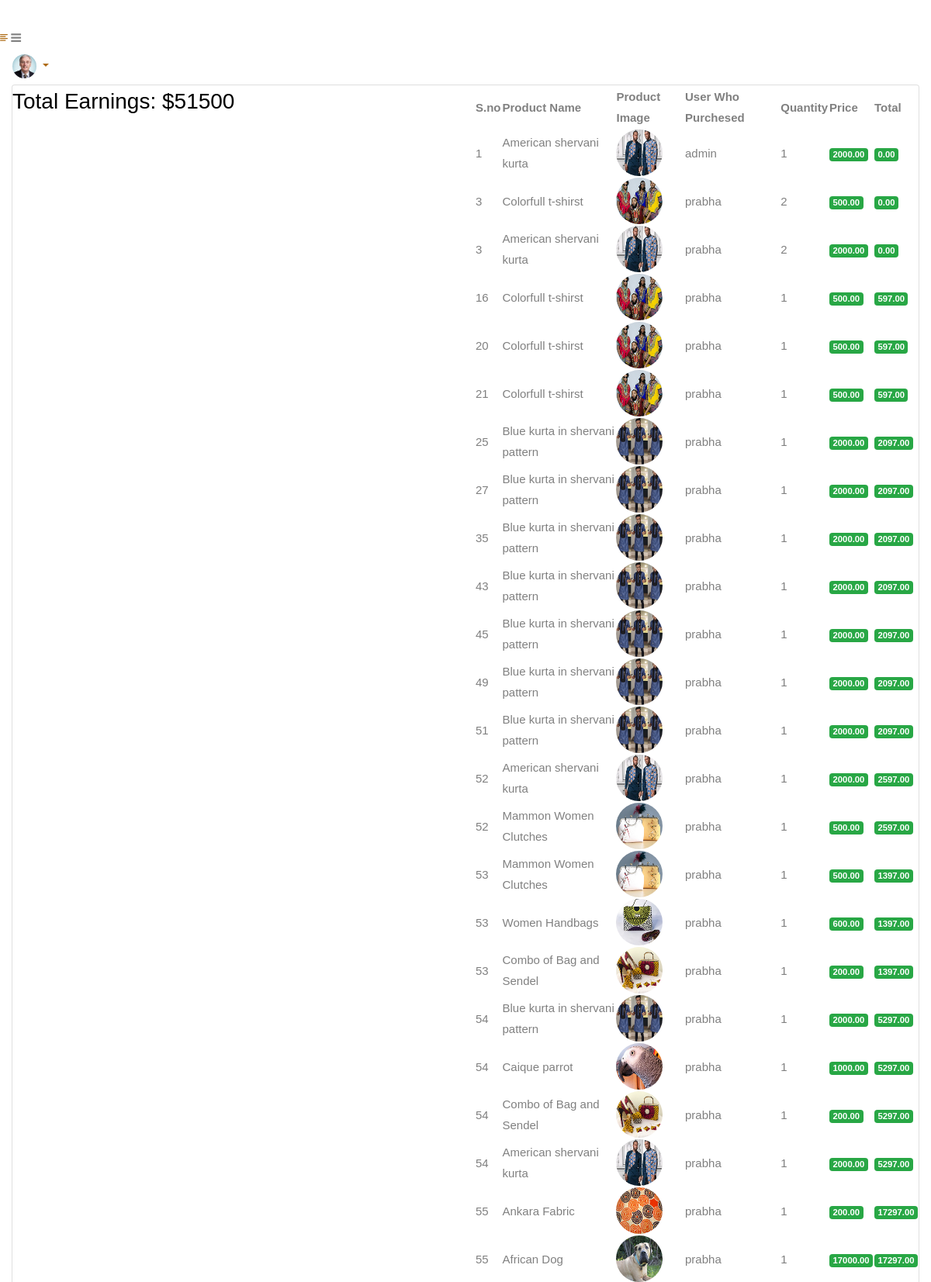
Screenshot of /earning_admin (upper part) with the database file from the repository.
### myapp/models.py (models this page shows, shortened)
class Order(models.Model):
    user = models.ForeignKey(User, on_delete=models.CASCADE)
    created_at = models.DateTimeField(auto_now_add=True)
    shipping_address = models.ForeignKey(Adres, on_delete=models.SET_NULL, null=True, blank=True)
    total_price = models.DecimalField(max_digits=10, decimal_places=2)
    status = models.CharField(max_length=20,default='pending')

class OrderItem(models.Model):
    order = models.ForeignKey(Order, on_delete=models.CASCADE)
    product = models.ForeignKey(Product, on_delete=models.CASCADE)
    quantity = models.PositiveIntegerField()
    unit_price = models.DecimalField(max_digits=10, decimal_places=2)

class Product(models.Model):
    user = models.ForeignKey(User, on_delete=models.CASCADE, default=1)
    name = models.CharField(max_length=100)
    price = models.IntegerField(default=0)
    category = models.ForeignKey(Category, on_delete=models.CASCADE, default=1)
    description = models.CharField(max_length=200, default='' , null=True , blank=True)
    image = models.ImageField(upload_to='products')
    def total_earnings(self):
        order_items = OrderItem.objects.filter(product=self)
        total_quantity_sold = sum(item.quantity for item in order_items)
        return total_quantity_sold * self.price

class User(AbstractBaseUser, PermissionsMixin):
    email = models.EmailField(unique=True, verbose_name='Email Address')
    username = models.CharField(max_length=256)
    is_active = models.BooleanField(default=True)
    is_staff = models.BooleanField(default=False)
    is_admin = models.BooleanField(default=False)
    is_superuser = models.BooleanField(default=False)
    SUPERUSER = '1'
    VENDER = '2'
    ADDUSER = '3'
    BLOGER = '4'
    User_type=(
        ('Superuser','SUPERUSER'),
        ('AddUser','ADDUSER'),
        ('Vender','VENDER'),
        ('Bloger','BLOGER'),
    )
    user_type_data = (('Bloger','BLOGER'), ( VENDER, "Vender"), (ADDUSER, "AddUser"), (SUPERUSER, "Superuser"))
    user_type = models.CharField( choices=user_type_data, max_length=10,default='1')
    USERNAME_FIELD = 'email'
    REQUIRED_FIELDS = ['username']
    objects = UserManager()
    class Meta:
        db_table = 'user_profile'
    def __str__(self):
        return f'{self.username} '

### myapp/views.py (the view)
# urls.py: path('earning_admin', views.earning_admin,name='earning_admin'),
def earning_admin(request):
    user_orders = Order.objects.all()
    user_products = Product.objects.all()
    total_earnings = sum(product.total_earnings() for product in user_products)
    return render(request, 'earning_admin.html',{'user_products':user_products, 'total_earnings':total_earnings, 'user_orders':user_orders})

### templates/earning_admin.html (shortened to what this page needs)
{% extends 'base.html'%}
{% load widget_tweaks %}
{% load static %}
{% block content%}
<div class="page-wrapper">
    <div class="content container-fluid">
        <div class="page-header">
            <div class="row">
                <div class="col-sm-12">
                    <div class="card full-header">
                        <div class="users">
                            <h3 class="page-title">Total Earnings: ${{ total_earnings }}</h3>
                        </div>
                        <div class="user-box">
                            <div class="datatables">
                                <table id="example" class="display nowrap" style="width:100%">
                                    <thead>
                                        <tr>
                                            <th>S.no</th>
                                            <th>Product Name</th>
                                            <th>Product Image</th>
                                            <th>User Who Purchesed</th>
                                            <th>Quantity</th>
                                            <th>Price</th>
                                            <th>Total</th>
                                        </tr>
                                    </thead>
                                    <tbody>
                                        <tr class="even">
                                            {% for order in user_orders %}
                                            {% for item in order.orderitem_set.all %}
                                            <td>{{ order.id }}</td>
                                            <td>{{item.product.name}}</td>
                                            <td><img class="rounded-circle" src="{{item.product.image.url}}" width="31"
                                                    alt="{{item.user}}" style="height: 60px;width: 60px;"></td>
                                            <td>{{order.user}}</td>
                                            <td>{{ item.quantity }}</td>
                                            <td>
                                                <div class="badge badge-success">{{item.unit_price}}</div>
                                            </td>
                                            <td>
                                                <div class="badge badge-success">{{order.total_price}}</div>
                                            </td>
                                        </tr>
                                        {% endfor %}
                                        {% endfor %}
                                    </tbody>
                                </table>
                            </div>
                        </div>
                    </div>
                </div>
            </div>
        </div>
    </div>
</div>
</div>
{% endblock %}

### rows the page displays
Order: id "1", user "admin", total_price "0.00"
OrderItem: product.name "American shervani kurta", product.image (picture), quantity "1", unit_price "2000.00"
Order: id "3", user "prabha", total_price "0.00"
OrderItem: product.name "Colorfull t-shirst", product.image (picture), quantity "2", unit_price "500.00"
OrderItem: product.name "American shervani kurta", product.image (picture), quantity "2", unit_price "2000.00"
Order: id "16", user "prabha", total_price "597.00"
OrderItem: product.name "Colorfull t-shirst", product.image (picture), quantity "1", unit_price "500.00"
Order: id "20", user "prabha", total_price "597.00"
OrderItem: product.name "Colorfull t-shirst", product.image (picture), quantity "1", unit_price "500.00"
Order: id "21", user "prabha", total_price "597.00"
OrderItem: product.name "Colorfull t-shirst", product.image (picture), quantity "1", unit_price "500.00"
Order: id "25", user "prabha", total_price "2097.00"
OrderItem: product.name "Blue kurta in shervani pattern", product.image (picture), quantity "1", unit_price "2000.00"
Order: id "27", user "prabha", total_price "2097.00"
OrderItem: product.name "Blue kurta in shervani pattern", product.image (picture), quantity "1", unit_price "2000.00"
Order: id "35", user "prabha", total_price "2097.00"
OrderItem: product.name "Blue kurta in shervani pattern", product.image (picture), quantity "1", unit_price "2000.00"
Order: id "43", user "prabha", total_price "2097.00"
OrderItem: product.name "Blue kurta in shervani pattern", product.image (picture), quantity "1", unit_price "2000.00"
Order: id "45", user "prabha", total_price "2097.00"
OrderItem: product.name "Blue kurta in shervani pattern", product.image (picture), quantity "1", unit_price "2000.00"
Order: id "49", user "prabha", total_price "2097.00"
OrderItem: product.name "Blue kurta in shervani pattern", product.image (picture), quantity "1", unit_price "2000.00"
Order: id "51", user "prabha", total_price "2097.00"
OrderItem: product.name "Blue kurta in shervani pattern", product.image (picture), quantity "1", unit_price "2000.00"
Order: id "52", user "prabha", total_price "2597.00"
OrderItem: product.name "American shervani kurta", product.image (picture), quantity "1", unit_price "2000.00"
OrderItem: product.name "Mammon Women Clutches", product.image (picture), quantity "1", unit_price "500.00"
Order: id "53", user "prabha", total_price "1397.00"
OrderItem: product.name "Mammon Women Clutches", product.image (picture), quantity "1", unit_price "500.00"
OrderItem: product.name "Women Handbags", product.image (picture), quantity "1", unit_price "600.00"
OrderItem: product.name "Combo of Bag and Sendel", product.image (picture), quantity "1", unit_price "200.00"
Order: id "54", user "prabha", total_price "5297.00"
OrderItem: product.name "Blue kurta in shervani pattern", product.image (picture), quantity "1", unit_price "2000.00"
OrderItem: product.name "Caique parrot", product.image (picture), quantity "1", unit_price "1000.00"
OrderItem: product.name "Combo of Bag and Sendel", product.image (picture), quantity "1", unit_price "200.00"
OrderItem: product.name "American shervani kurta", product.image (picture), quantity "1", unit_price "2000.00"
Order: id "55", user "prabha", total_price "17297.00"
OrderItem: product.name "Ankara Fabric", product.image (picture), quantity "1", unit_price "200.00"
OrderItem: product.name "African Dog", product.image (picture), quantity "1", unit_price "17000.00"

### other values shown
{{ total_earnings }} "51500"
